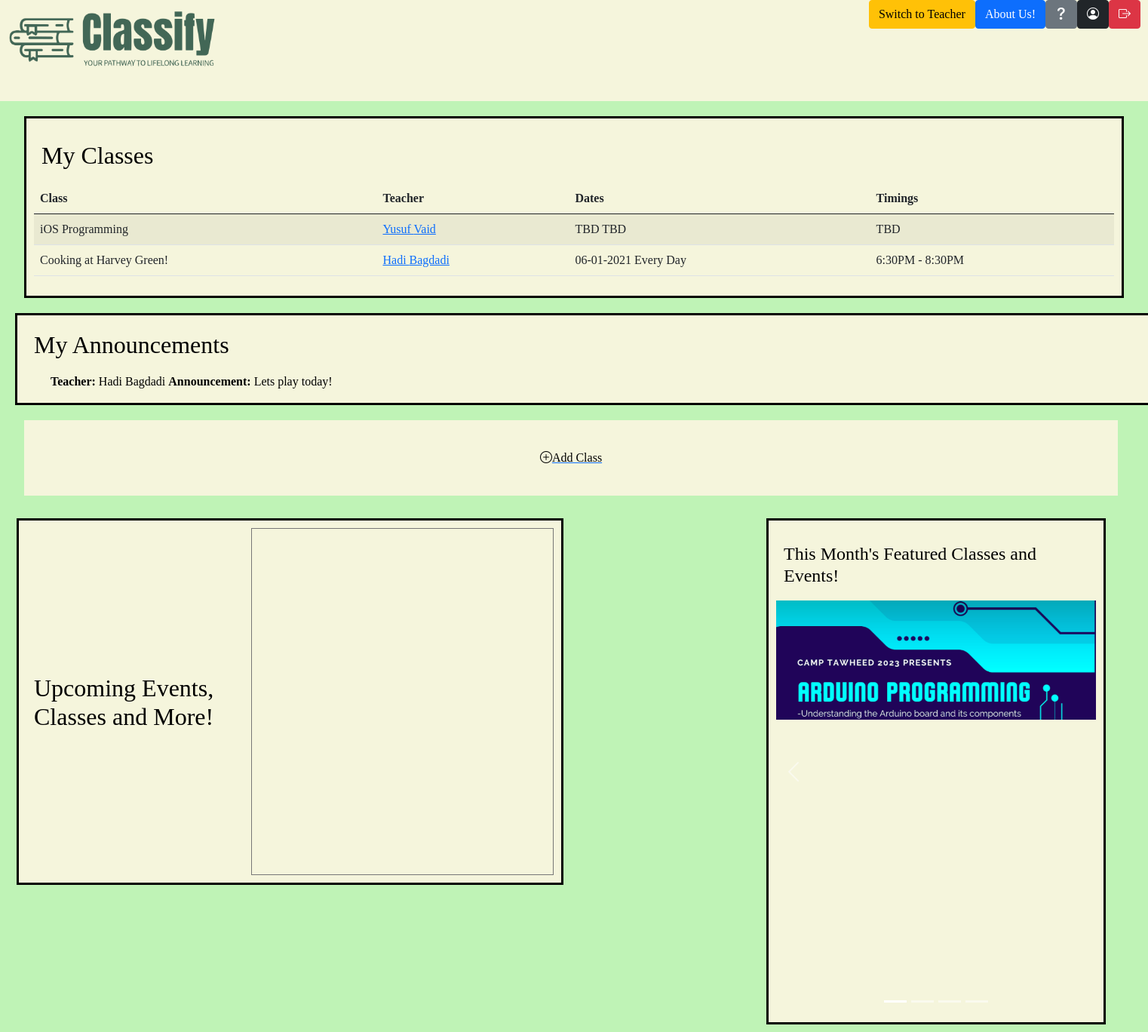
The app's page /student-home (signed in), older data.
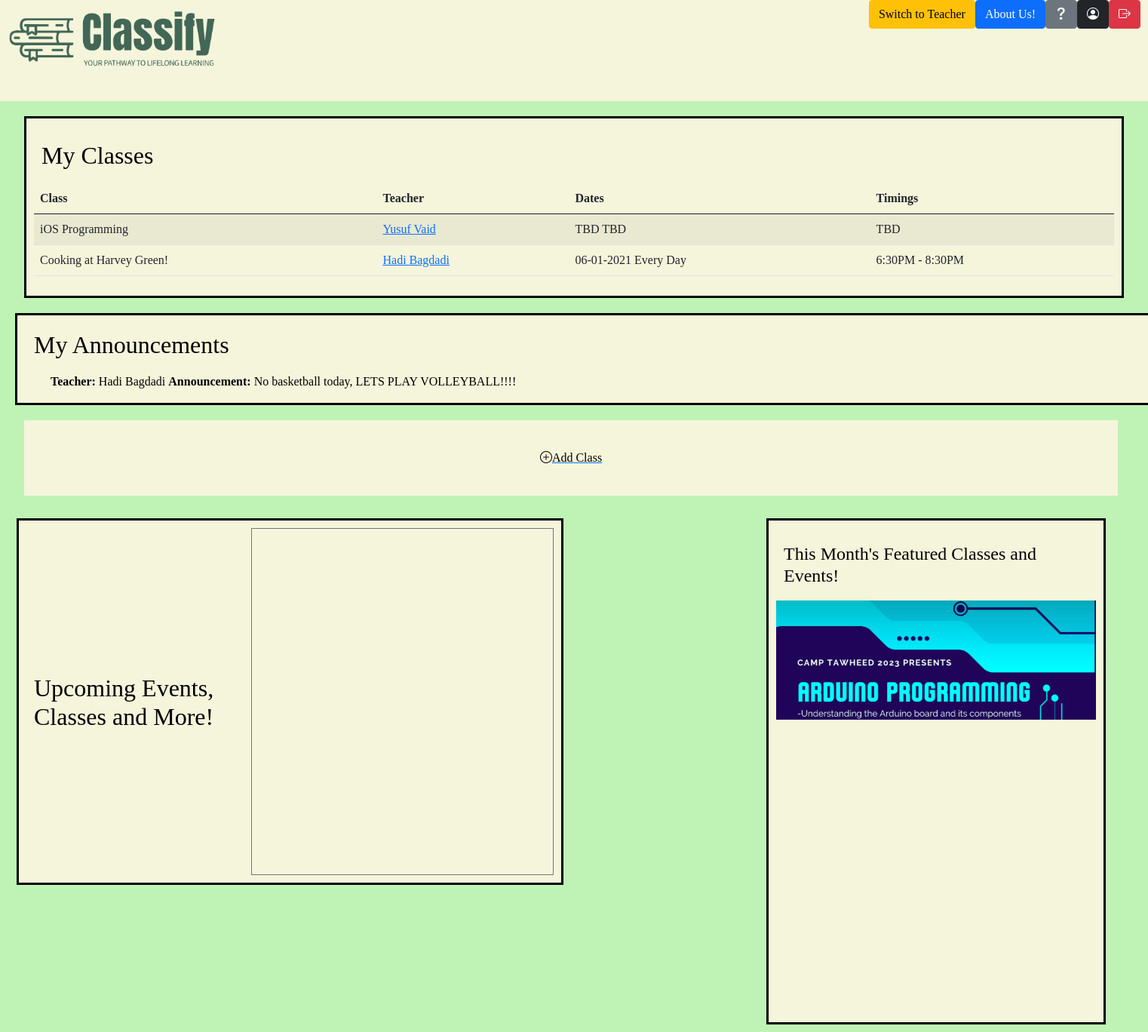
The same page, newer data.
### app.py (models this page shows, shortened)
class Course(db.Model):
    __tablename__ = 'course'
    courseID = db.Column(db.Integer, primary_key=True)
    courseName = db.Column(db.String(255), nullable=False)
    description = db.Column(db.String(255), nullable=False)
    section = db.Column(db.String(10), nullable=False)
    totalSeats = db.Column(db.Integer, nullable=False)
    seatsTaken = db.Column(db.Integer, nullable=False)
    dates = db.Column(db.String(255), nullable=False)
    days = db.Column(db.String(255), nullable=False)
    timings = db.Column(db.String(255), nullable=False)
    active = db.Column(db.String(255), nullable=False)
    teacherID = db.Column(db.Integer, db.ForeignKey('teacher.teacherID'), nullable=False)
    teacher = db.relationship('Teacher', backref=db.backref('courses', lazy=True))

class User(db.Model, UserMixin):
    userID = db.Column(db.Integer, primary_key=True)
    first_name = db.Column(db.String(50), nullable=False)
    last_name = db.Column(db.String(50), nullable=False)
    email = db.Column(db.String(100), unique=True, nullable=False)
    username = db.Column(db.String(50), unique=True, nullable=False)
    password = db.Column(db.String(100), nullable=False)
    age = db.Column(db.Integer, nullable=False)
    gender = db.Column(db.String(10), nullable=False)
    role = db.Column(db.String(20), nullable=False, default='student')
    enrolled_courses = db.relationship('Course', secondary='registration', backref=db.backref('students', lazy='dynamic'))

class Announcement(db.Model):
    __tablename__ = 'announcement'
    announcementID = db.Column(db.Integer, primary_key=True)
    text = db.Column(db.String(255), nullable=False)
    courseID = db.Column(db.Integer, db.ForeignKey('course.courseID'), nullable=False)
    active = db.Column(db.String(255), nullable=True)
    expiration_date = db.Column(db.DateTime, nullable=True)  # New column for expiration datetime
    course = db.relationship('Course', backref=db.backref('announcement', lazy=True))

### app.py (the view)
@app.route('/student-home')
def studentHome():
    user_id = session.get('user_id')
    student = User.query.get(user_id)
    courses = student.enrolled_courses
    announcement_alias = aliased(Announcement)
    announcements = db.session.query(Announcement).join(
        announcement_alias,
        Announcement.courseID == announcement_alias.courseID
    ).filter(
        Announcement.courseID.in_(course.courseID for course in courses),
        Announcement.active == 1
    ).all()
    return render_template('student-home.html', student=student, courses=courses, announcements=announcements)

### app.py (called while the page is built)
@login_manager.user_loader
def load_user(user_id):
    return User.query.get(int(user_id))

### templates/student-home.html (shortened to what this page needs)
<!DOCTYPE html>
<html>
<head>
    <link href="https://cdn.jsdelivr.net/npm/bootstrap@5.0.2/dist/css/bootstrap.min.css" rel="stylesheet">
    <link rel="stylesheet" href="https://cdn.jsdelivr.net/npm/bootstrap-icons@1.5.0/font/bootstrap-icons.css">
    <link href="../static/css/css.css" rel="stylesheet" type="text/css">
</head>
<body>
        <header>
            <img class="logo" src="../static/images/classifylogoside.png">
        <div class="btn-group">
            <a href="/teacher-home">        <button type="button" class="btn btn-warning">Switch to Teacher</button></a>
            <a href="/about-us-student">        <button type="button" class="btn btn-primary">About Us!</button></a>
            <a href="/faq-student">     <button type="button" class="btn btn-secondary"><i class="bi-question-lg"></i></button></a>
            <a href="/student-settings"><button type="button" class="btn btn-dark"><i class="bi-person-circle"></i></button></a>
            <a href="/">                <button type="button" class="btn btn-danger"><i class="bi bi-box-arrow-right"></i></button></a>
          </div>
          </header>
          <div class="container-fluid">
            <div class="row">
                <div class="col">
                    <div class="classtable">
                    <h2 class="my-classes">My Classes</h2>
                <table class="table table-striped">
                    <thead>
                        <tr>
                            <th>Class</th>
                            <th>Teacher</th>
                            <th>Dates</th>
                            <th>Timings</th>
                        </tr>
                    </thead>
                    <tbody>
                        {% for course in courses %}
                        {% if course.active == 1 %}
                        <tr>
                            <td>{{ course.courseName }}</td>
                            <td><a href="/teacher-profile/{{ course.teacher.teacherID }}">{{ course.teacher.user.first_name }} {{ course.teacher.user.last_name }}</a></td>
                            <td>{{ course.dates }} {{ course.days }}</td>
                            <td>{{ course.timings }}</td>
                        </tr>
                        {% endif %}
                        {% endfor %}
                    </tbody>
                </table>
            </div>
        </div>
        <div class="container">
        <div class="row">
            <div class="announcement-container">
                <h2 class="my-classes">My Announcements</h2>
                <ul>
                    {% for announcement in announcements %}
                        <strong>Teacher:</strong> {{ announcement.course.teacher.user.first_name }} {{ announcement.course.teacher.user.last_name }}
                        <strong>Announcement:</strong> {{ announcement.text }}
                    {% endfor %}
                </ul>
            </div>
        </div>
    </div>
    <div class="row">
        <div class="col">
            <div><a href="/course-catalog"><button class= "add"><i class="bi-plus-circle"></i>Add Class</button></a></div>
        </div>
    </div>
    <div class="row">
        <div class="col-md-6">
            <div class="calendar">
                <h2 class="my-classes">Upcoming Events, Classes and More!</h2>
                <iframe class="thecalendar" src="https://calendar.google.com/calendar/embed?src=b199fbbdb07c86fcee6b546927d27bf5b28183a1fc99e20213c9b256fafc82f7%40group.calendar.google.com&ctz=America%2FLos_Angeles" style="border:solid 1px #777" width=100% height="460" frameborder="0" scrolling="no"></iframe>
            </div>
        </div>
        <div class="col-md-6">
            <div id="demo" class="carousel slide carousel-container" data-bs-ride="carousel">
                <h4 class="my-classes">This Month's Featured Classes and Events!</h4>
                        <div class="carousel-indicators">
                            <button type="button" data-bs-target="#demo" data-bs-slide-to="0" class="active"></button>
                            <button type="button" data-bs-target="#demo" data-bs-slide-to="1"></button>
                            <button type="button" data-bs-target="#demo" data-bs-slide-to="2"></button>
                            <button type="button" data-bs-target="#demo" data-bs-slide-to="3"></button>
                        </div>
                        <div class="carousel-inner">
                            <div class="carousel-item active">
                                <img src="../static/images/arduino_camp.png" alt="No Featured Class at the Moment!" class="carousel-image">
                            </div>
                        </div>
                        <button class="carousel-control-prev" type="button" data-bs-target="#demo" data-bs-slide="prev">
                            <span class="carousel-control-prev-icon"></span>
                        </button>
                        <button class="carousel-control-next" type="button" data-bs-target="#demo" data-bs-slide="next">
                            <span class="carousel-control-next-icon"></span>
                        </button>
                    </div>
                    </div>
</body>
</html>

### static/css/css.css (style rules this page uses)
* { padding: 0; margin: 0; box-sizing: border-box; font-family:'Times New Roman', Times, serif; }
.btn-group { float: right; padding-right: 10px; }
.logo { width: 300px; height: auto; padding: 10px; }
body { font-family: 'Times New Roman', Times, serif; background-color:#bff3b6; color: black; }
header { padding-left: 100; padding-right: 100; background-color:beige; padding-bottom: 30px; margin: 0px; }
.my-classes { margin-top: 10px; padding: 10px; }
.calendar { background-color: beige; color: #000; padding: 10px; border-style: solid; margin: 20px auto; width: 100%; display: flex; align-items: center; }
.add { display: block; width: 1450px; border: none; background-color: beige; color: black; padding: 10px; margin: 20px; margin-right: 30px; margin-left: 20px; font-size: 16px; cursor: pointer; text-align: center; height: 100px; }
.classtable { background-color: beige; color: #000; padding: 10px; border-style: solid; margin: 20px; margin-left: 20px; width:100% }
.carousel-container, .carous { width: 450px; padding: 10px; margin: 10px }
.carousel-image { width: 100%; height: auto; }
.col { display: flex; flex-wrap: wrap; }
.calendar, .carousel-container { flex: 1; padding: 10px; margin: 10px; }
.carousel-container { padding: 10px; margin: 10px; background-color:beige; color:black; border-style:solid; margin-left: auto !important; margin-right: 20px !important; }
.calendar { padding: 10px; margin: 10px; }
.announcement-container { margin-left: 20px !important; background-color:beige; color:black; border-style:solid; width: 100% !important; overflow-x:auto; }

### templates/student-home.html (style rules this page uses)
.carousel-container, .carous { width: 450px; padding: 10px; margin: 10px }
.carousel-image { width: 100%; height: auto; }

Row changes from the older to the newer data that the page shows:
changed Announcement "Hadi": text "Lets play today!" → "No basketball today, LETS PLAY VOLLEYBALL!!!!"
